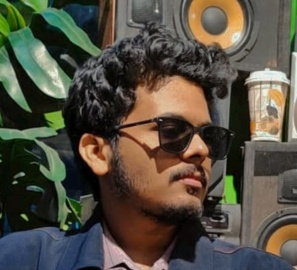
#> input picture assets/source/service-banner-face.jpg, 297 x 270 px, found by its file name
$ python gen-service-banners.py
#> lines starting #> are read from the running program, lines starting #| are printed output that depends on the picture; after the words box and inside, x2 and y2 are one past the last pixel; in counts of white or black regions, pixels touching at a corner belong together
#> in generate, `img = Image.new('RGB', (W, H))`: img: PIL image 1200x675 RGB; every value is 0
"""
Premium service banners — clear titles, readable service details, small profile pic.
"""
from PIL import Image, ImageDraw, ImageFont
import os
import math

OUT = r'E:\nazmul-projects\portfolio\assets\services'
BANNER_FACE = r'E:\nazmul-projects\portfolio\assets\source\service-banner-face.jpg'
W, H = 1200, 675

# slug, title, lines[], tag, c1, c2, badge, icon
SERVICES = [
    ('web-app-development', 'Web App Development',
     ['Custom React store & admin panel', 'Cart, checkout & mobile UI', 'Deployed on Vercel — production ready'],
     'DEVELOPMENT', (30, 58, 138), (59, 130, 246), 'popular', 'code'),
    ('tailored-website', 'Tailored Website',
     ['100% custom design — not a template', 'Your brand, your layout, your goals', 'SEO-ready & fast on every device'],
     'DEVELOPMENT', (79, 70, 229), (139, 92, 246), 'popular', 'design'),
    ('seo-optimization', 'SEO Optimization',
     ['Google ranking & keyword strategy', 'Meta tags, schema & Search Console', 'On-page + technical SEO audit'],
     'SEO', (6, 78, 59), (16, 185, 129), 'best-deal', 'search'),
    ('website-speed-fix', 'Website Speed Fix',
     ['Lighthouse score 90+ target', 'Core Web Vitals optimization', 'Image, cache & code performance'],
     'PERFORMANCE', (146, 64, 14), (245, 158, 11), 'best-deal', 'speed'),
    ('us-llc-formation', 'US LLC Formation',
     ['Wyoming LLC — full setup', 'Articles, agent & operating agreement', 'Bank & Stripe onboarding guide'],
     'BUSINESS', (30, 64, 175), (59, 130, 246), None, 'business'),
    ('mercury-bank-setup', 'Mercury Bank Setup',
     ['US business bank account', 'LLC-ready Mercury application', 'Wire & ACH for your store'],
     'BUSINESS', (67, 97, 238), (99, 102, 241), None, 'bank'),
    ('stripe-setup', 'Stripe Setup',
     ['Checkout, webhooks & subscriptions', 'Test mode → live payments', 'Fraud rules & payout settings'],
     'PAYMENTS', (99, 91, 255), (139, 92, 246), 'popular', 'stripe'),
    ('shopify-setup', 'Shopify Store Setup',
     ['Theme install & customization', 'Products, collections & apps', 'Full store audit included'],
     'E-COMMERCE', (22, 101, 52), (34, 197, 94), None, 'shop'),
    ('ecommerce-store-build', 'E-Commerce Store Build',
     ['Full launch — design to go-live', 'Payments, admin & policies', 'Same stack as my live stores'],
     'E-COMMERCE', (157, 23, 77), (236, 72, 153), 'popular', 'cart'),
    ('us-payment-gateway', 'US Payment Gateway',
     ['Stripe, PayPal & card processing', 'Apple Pay & Google Pay setup', 'US bank & crypto options'],
     'PAYMENTS', (3, 105, 161), (14, 165, 233), None, 'pay'),
    ('bd-payment-gateway', 'BD Payment Gateway',
     ['bKash, Nagad, Rocket & Upay', 'SSLCommerz & COD integration', 'Checkout for Bangladesh stores'],
     'PAYMENTS', (157, 23, 77), (225, 29, 72), 'best-deal', 'bdpay'),
    ('digital-marketing', 'Digital Marketing',
     ['ROI-focused ad campaigns', 'Audience research & creatives', 'Weekly performance reports'],
     'MARKETING', (29, 78, 216), (37, 99, 235), None, 'chart'),
    ('google-ads', 'Google Ads',
     ['Search, Display, Shopping & YouTube', 'AI-driven campaigns for D2C brands', 'Conversion tracking & dashboards'],
     'MARKETING', (26, 115, 232), (66, 133, 244), 'popular', 'google'),
    ('meta-ads', 'Meta Ads',
     ['Facebook & Instagram campaigns', 'Server-side tracking setup', 'ROAS optimization after Andromeda'],
     'MARKETING', (24, 119, 242), (37, 99, 235), 'popular', 'meta'),
    ('ai-automation', 'AI Automation',
     ['Chatbots for customer support', 'Workflow & order automation', 'AI tools integrated in your store'],
     'AUTOMATION', (88, 28, 135), (139, 92, 246), None, 'ai'),
    ('video-editing', 'Video Editing',
     ['Reels, ads & product videos', 'CapCut Pro style editing', '40GB resource pack included'],
     'CREATIVE', (8, 145, 178), (6, 182, 212), 'best-deal', 'video'),
    ('amazon-business', 'Amazon Business',
     ['Seller Central account setup', 'Listing SEO & keyword research', 'PPC campaigns & inventory tips'],
     'AMAZON', (194, 65, 12), (249, 115, 22), None, 'amazon'),
]

def fonts():
    try:
        return (
            ImageFont.truetype('arialbd.ttf', 52),
            ImageFont.truetype('arialbd.ttf', 28),
            ImageFont.truetype('arialbd.ttf', 17),
            ImageFont.truetype('arial.ttf', 14),
        )
    except OSError:
        d = ImageFont.load_default()
        return d, d, d, d


def paste_circle_face(img, cx, cy, size=148):
    """Face-only circle — no white ring, no icon."""
    if not os.path.isfile(BANNER_FACE):
        return
    face = Image.open(BANNER_FACE).convert('RGB')
    fw, fh = face.size
    side = min(fw, fh)
    left = (fw - side) // 2
    top = max(0, int((fh - side) * 0.06))
    face = face.crop((left, top, left + side, top + side))
    face = face.resize((size, size), Image.Resampling.LANCZOS)
    mask = Image.new('L', (size, size), 0)
    ImageDraw.Draw(mask).ellipse((0, 0, size - 1, size - 1), fill=255)
    img.paste(face, (cx - size // 2, cy - size // 2), mask)


def gradient(img, draw, c1, c2):
#> called with c1 = (30, 58, 138), c2 = (59, 130, 246)
    for y in range(H):
        t = y / H
        col = (
            int(c1[0] + (c2[0] - c1[0]) * t),
            int(c1[1] + (c2[1] - c1[1]) * t),
            int(c1[2] + (c2[2] - c1[2]) * t),
        )
        draw.line([(0, y), (W, y)], fill=col)
    overlay = Image.new('RGBA', (W, H), (0, 0, 0, 0))
#> overlay: PIL image 1200x675 RGBA; every value is 0
    od = ImageDraw.Draw(overlay)
    od.ellipse((W - 280, -80, W + 80, 280), fill=(255, 255, 255, 18))
    od.ellipse((W - 120, 380, W + 200, 700), fill=(0, 0, 0, 35))
    img.paste(overlay, (0, 0), overlay)
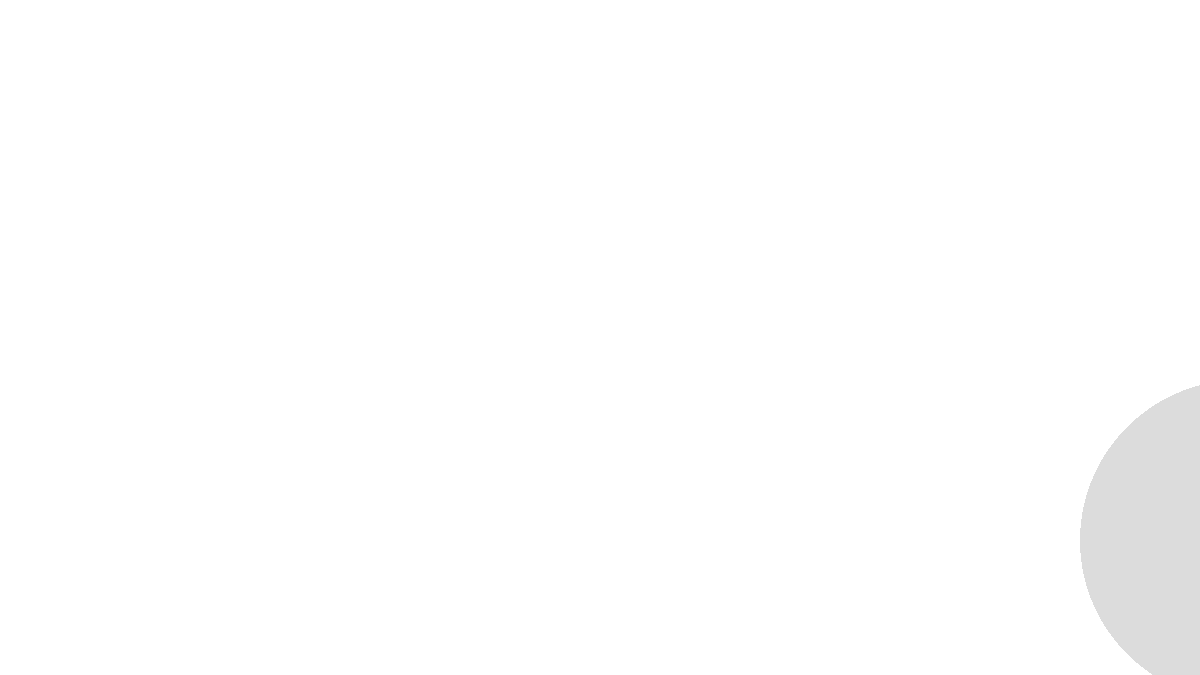
#> overlay: PIL image 1200x675 RGBA; mean R, G, B, A 22, 22, 22, 2.7; transparent parts drawn white
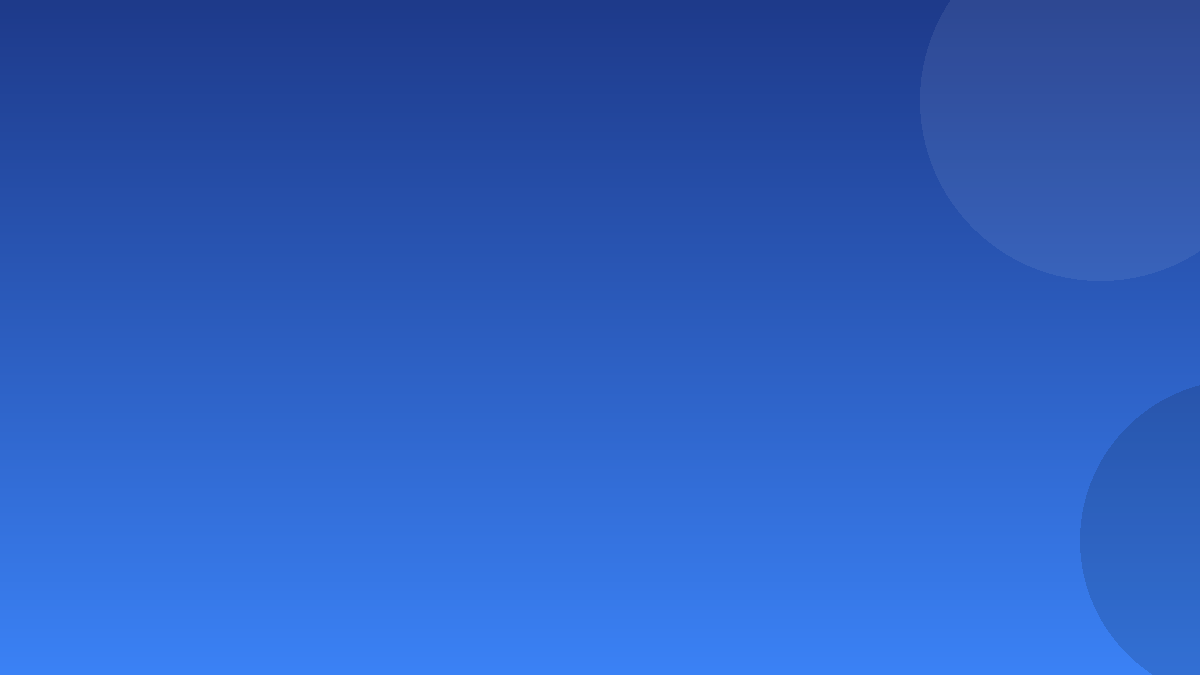
#> img: PIL image 1200x675 RGB; mean R, G, B 45.1, 94, 191


def wrap(draw, text, font, max_w):
    words = text.split()
    lines, cur = [], []
    for w in words:
        test = ' '.join(cur + [w])
        bb = draw.textbbox((0, 0), test, font=font)
        if bb[2] - bb[0] > max_w and cur:
            lines.append(' '.join(cur))
            cur = [w]
        else:
            cur.append(w)
    if cur:
        lines.append(' '.join(cur))
    return lines


def badge(draw, text, x, y, color, f):
    bb = draw.textbbox((0, 0), text, font=f)
    tw, th = bb[2] - bb[0], bb[3] - bb[1]
    draw.rounded_rectangle((x, y, x + tw + 22, y + th + 12), radius=6, fill=color)
    draw.text((x + 11, y + 4), text, fill='white', font=f)
    return tw + 22


def service_pill(img, draw, text, x, y, c1, font):
    """White pill with dark readable text — no black boxes."""
    pad_x, pad_y = 22, 14
    bb = draw.textbbox((0, 0), text, font=font)
    tw, th = bb[2] - bb[0], bb[3] - bb[1]
    box_w = min(tw + pad_x * 2, 700)
    box_h = th + pad_y * 2
    pill = Image.new('RGBA', (box_w, box_h), (0, 0, 0, 0))
    pd = ImageDraw.Draw(pill)
    pd.rounded_rectangle((0, 0, box_w - 1, box_h - 1), radius=12, fill=(255, 255, 255, 235))
    pd.rounded_rectangle((0, 0, box_w - 1, box_h - 1), radius=12, outline=(255, 255, 255, 255), width=2)
    img.paste(pill, (x, y), pill)
    text_color = (max(20, c1[0] - 10), max(20, c1[1] - 10), max(30, c1[2] - 5))
    draw.text((x + pad_x, y + pad_y - 2), text, fill=text_color, font=font)
    return box_h + 10


# [74 lines left out: function draw_icon, not called in this run]


def draw_right_panel(img, icon):
    """Service banner — circular face only, no white halo."""
    paste_circle_face(img, W - 188, H // 2 + 6, size=148)


def generate(slug, title, lines, tag, c1, c2, badge_type, icon):
    img = Image.new('RGB', (W, H))
    draw = ImageDraw.Draw(img)
    gradient(img, draw, c1, c2)
    f_title, f_line, f_tag, f_sm = fonts()

    draw.rounded_rectangle((40, 32, 40 + 200, 68), radius=8, fill=(255, 255, 255))
    draw.text((54, 42), tag, fill=c1, font=f_tag)

    bx = 40
    by = 78
    if badge_type == 'popular':
        bw = badge(draw, 'POPULAR', bx, by, (239, 68, 68), f_tag)
#> bw = 102
        bx += bw + 8
#> bx = 150
    elif badge_type == 'best-deal':
        bw = badge(draw, 'BEST DEAL', bx, by, (16, 185, 129), f_tag)
        bx += bw + 8

    y = 130
    for line in wrap(draw, title, f_title, 680):
#> in wrap, `words = text.split()`: words = ['Web', 'App', 'Development']
        draw.text((44, y), line, fill='white', font=f_title)
        y += 58
#> this loop made 1 pass
#> after the loop, y = 188

    y += 14
#> y = 202
    for line in lines:
        y += service_pill(img, draw, line, 44, y, c1, f_line)
#> this loop made 3 passes
#> y on passes 1 to 3: 267, 330, 395
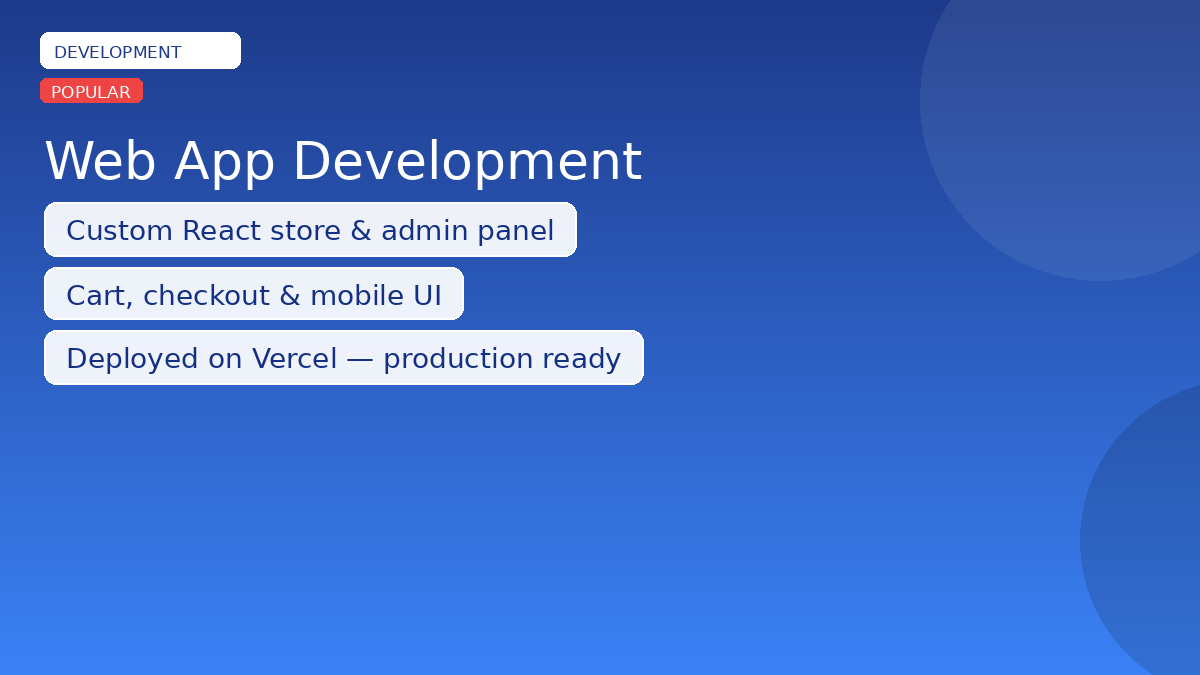
#> img: PIL image 1200x675 RGB; mean R, G, B 68, 111.5, 198.2
#> after the loop, y = 395

    draw_right_panel(img, icon)
#> in paste_circle_face, face is the input picture: PIL image 297x270 RGB; mean R, G, B 83.8, 78.4, 65.7
#> in paste_circle_face, `face = face.crop((left, top, left + side, top + side))`:
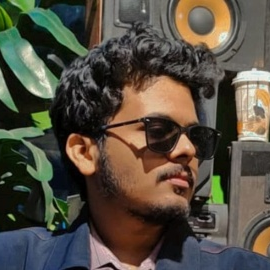
#> face: PIL image 270x270 RGB; mean R, G, B 84.7, 77.8, 65.7
#> in paste_circle_face, `face = face.resize((size, size), Image.Resampling.LANCZOS)`:
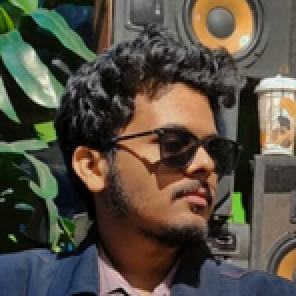
#> face: PIL image 148x148 RGB (shown 2 times larger); mean R, G, B 84.7, 77.8, 65.7
#> in paste_circle_face, `mask = Image.new('L', (size, size), 0)`: mask: PIL image 148x148 L; every value is 0
#> in paste_circle_face, `ImageDraw.Draw(mask).ellipse((0, 0, size - 1, size - 1), fill=255)`:
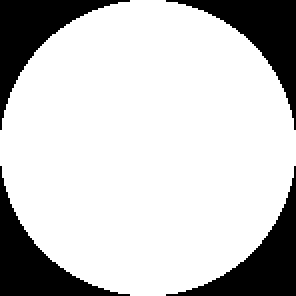
#> mask: PIL image 148x148 L (shown 2 times larger); 78.4% white; 4 black regions, box (x1, y1, x2, y2) and area: (0, 0, 65, 65) 1182, (83, 0, 148, 65) 1182, (0, 83, 65, 148) 1182, (83, 83, 148, 148) 1182

    draw = ImageDraw.Draw(img)
    draw.text((44, H - 52), 'MD Nazmul Hasan', fill=(240, 248, 255), font=f_tag)
    draw.text((44, H - 28), 'Web Developer · Entrepreneur', fill=(210, 225, 245), font=f_sm)

    out = os.path.join(OUT, f'{slug}.jpg')
    img.save(out, quality=95)
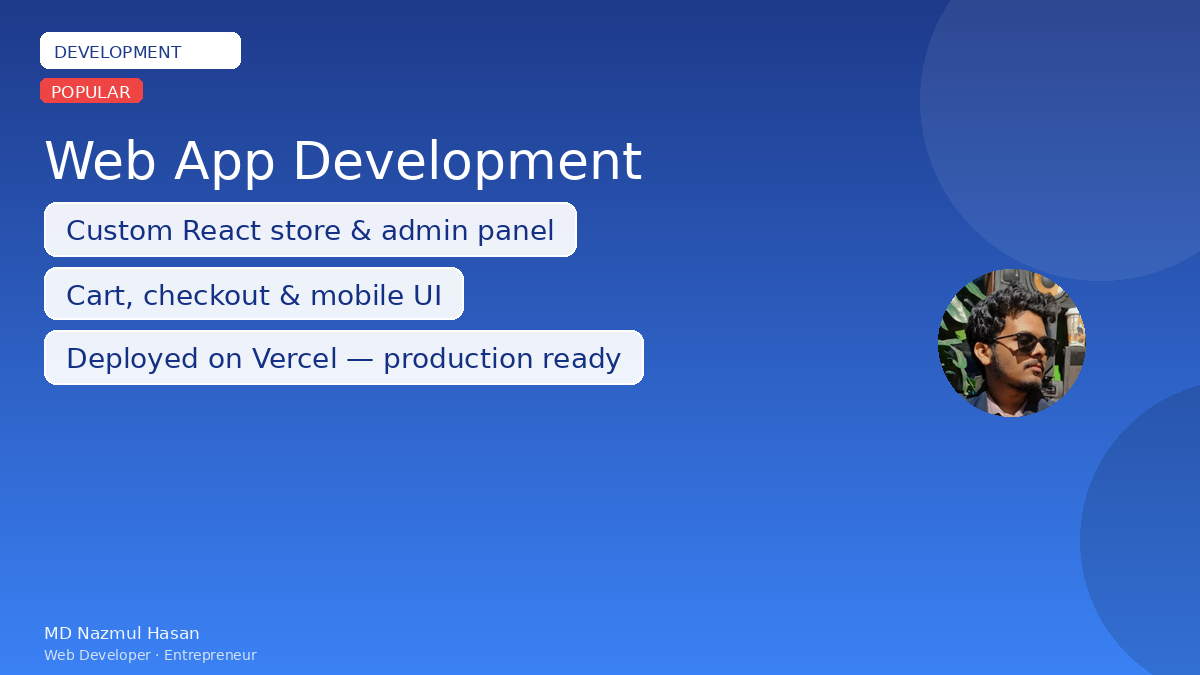
#> saved as web-app-development.jpg: PIL image 1200x675 RGB; mean R, G, B 69.1, 111.2, 195.4
    print('ok', slug)


def main():
    os.makedirs(OUT, exist_ok=True)
    for row in SERVICES:
        generate(*row)


if __name__ == '__main__':
    main()
